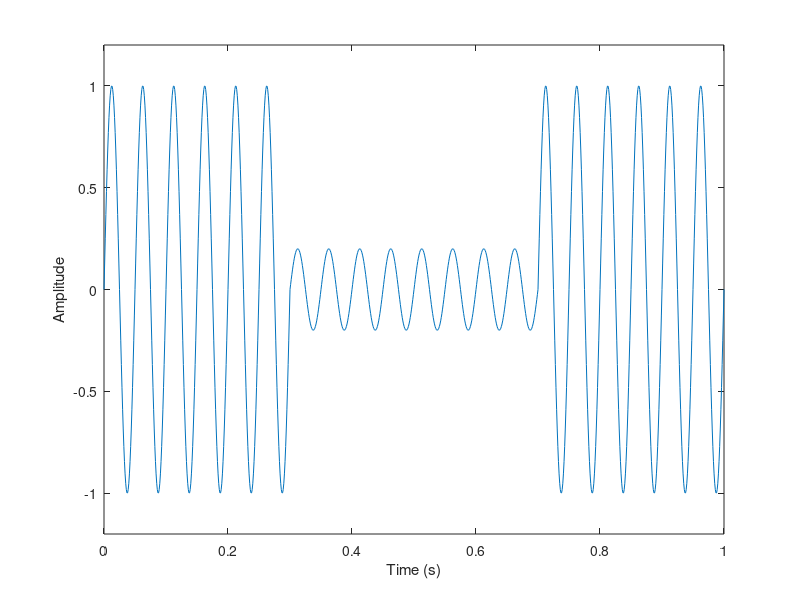
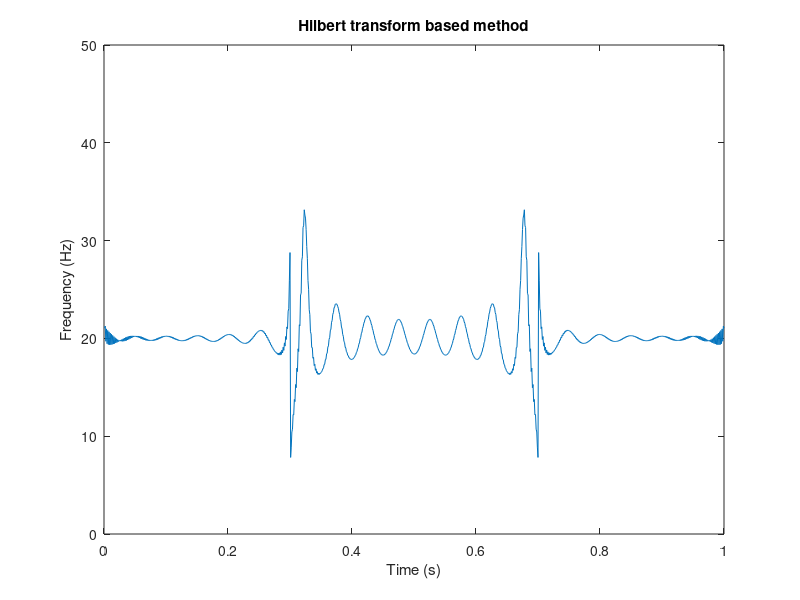

MATLAB code for these plots, in order: (Note: this script raises an error after producing the figures.)
% This script calculate the proposed instantaneous frequency.
clear
close all
clc

t = 0:0.001:1;
fs = 1000;

sig = sin(t*2*pi*20);
sig = sig .*[ones(300,1);0.2*ones(400,1);ones(301,1)]';


figure
plot(t,sig)
xlim([0 1])
ylim([-1.2 1.2])
xlabel('Time (s)')
ylabel('Amplitude')

%%

z = hilbert(sig);
instfrq = fs/(2*pi)*diff(unwrap(angle(z)));

figure
plot(t(2:end),instfrq)
ylim([0 50])
xlabel('Time (s)')
ylabel('Frequency (Hz)')
title 'Hilbert transform based method'

%%
ins_frq=instfreq(sig,t);

figure
plot(1/30:1/30:1,ins_frq)
ylim([0 50])
xlabel('Time (s)')
ylabel('Frequency (Hz)')
title 'STFT based method'


%%

[sst,f] = fsst(hilbert(sig),fs);

penval = 0;

fridge = tfridge(sst,f,penval,'NumRidges',1);

figure
plot(t,fridge)
ylim([0 50])
xlim([0 1])
xlabel('Time (s)')
ylabel('Frequency (Hz)')
title 'SST based method'

%%

t = 0:0.001:1;
fs = 1000;

sig = sin(t*2*pi*20);
sig = sig .*[ones(300,1);0.2*ones(400,1);ones(301,1)]';

tsig = sig.*tukeywin(length(sig),0.5)';

[sst,f] = fsst(tsig,fs,hamming(1001));

penval = 0;

fridge = tfridge(sst,f,penval,'NumRidges',1);


%tfridge = fridge.*tukeywin(length(fridge),0.05);

figure
plot(t,fridge)
ylim([0 50])
xlim([0 1])
xlabel('Time (s)')
ylabel('Frequency (Hz)')
title 'Tappered SST based method'


%%

figure
subplot(221)
plot(t,sig,'k','linewidth',1.5)
xlim([0 1])
ylim([-1.2 1.2])
xlabel('Time (s)')
ylabel('Amplitude')
subplot(222)
plot(t(2:end),instfrq,'k','linewidth',1.5)
ylim([0 40])
xlabel('Time (s)')
ylabel('Frequency (Hz)')
subplot(223)
plot(1/30:1/30:1,ins_frq,'k','linewidth',1.5)
ylim([0 40])
xlabel('Time (s)')
ylabel('Frequency (Hz)')
subplot(224)
plot(t,fridge,'k','linewidth',1.5)
ylim([0 40])
xlim([0 1])
xlabel('Time (s)')
ylabel('Frequency (Hz)')